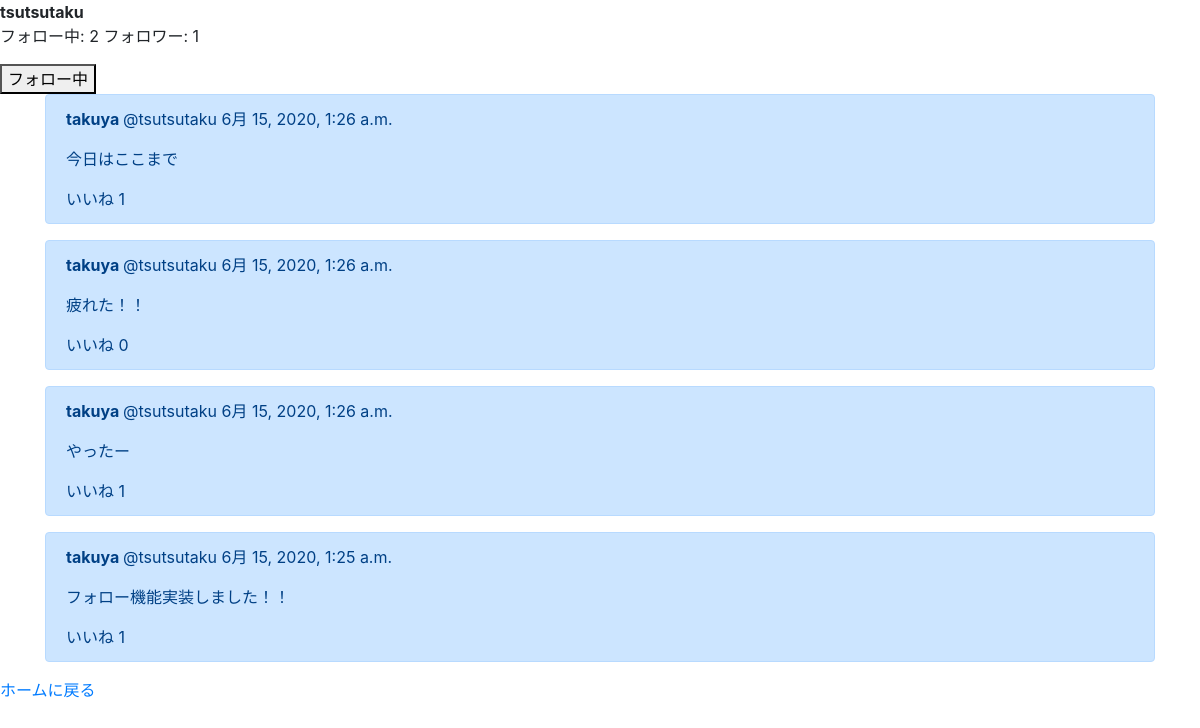
The page /profile/tsutsutaku/ (signed in) on the database its author committed.
### positterapp/models.py (models this page shows, shortened)
class Post(models.Model):
    author = models.ForeignKey(User, on_delete=models.CASCADE)
    text = models.TextField()
    positive_score = models.IntegerField(null=True)
    created_at = models.DateTimeField(default=timezone.now)
    like_num = models.IntegerField(default=0, blank=True)

class Profile(models.Model):
    user = models.OneToOneField(User,
                                on_delete=models.CASCADE,
                                related_name="profile")
    display_name = models.CharField(max_length=20)
    birthday = models.DateField(auto_now=False, null=True, blank=True)

### positterapp/views.py (the view)
# urls.py: path('profile/<str:username>/', views.profilefunc, name='profile'),
def profilefunc(request, username):
    user = get_object_or_404(User, username=username)
    object_list = Post.objects.filter(author=user)
    logined_user = request.user
    if Follow.objects.filter(user=logined_user, follow_id=user).count() == 0:
        is_following = False
    else:
        is_following = True
    like_tf = []
    for i in object_list[::-1]:
        if Like.objects.filter(user=logined_user, post=i).count() == 0:
            like_tf.append(False)
        else:
            like_tf.append(True)
    zip_l = zip(object_list[::-1], like_tf)
    followed_n = Follow.objects.filter(user=user).count()
    follower_n = Follow.objects.filter(follow_id=user).count()
    return render(request, 'profile.html', {
        'user': user,
        'object_list': zip_l,
        'logined_user': logined_user,
         'follower_n': follower_n,
        'followed_n': followed_n,
        'is_following': is_following,
    })

### templates/profile.html (shortened to what this page needs)
{% extends 'base.html' %}
{% block content %}
<b>{{user.username}} </b>
<p>フォロー中: <span id="followed">{{ followed_n }}   </span>フォロワー: <span id="follower">{{ follower_n }}</span></p>
{% if not user.username == logined_user.username %}
{% if is_following %}
<button onclick="follows('{{ user.username }}')" id='follow_button'>フォロー中</button>
{% endif %}
{% endif %}
<div class="container">
    {% for item, tf in object_list %}
    <div class="alert alert-primary" role="alert">
        <p><b>{{item.author.profile.display_name}} </b>@{{item.author}}   {{item.created_at}}</p>
        <p>{{ item.text}}</p>
        {% if tf %}
        <a role="button" onclick="likes('{{ item.pk }}', '{{tf}}')" id='like_{{item.pk}}' style="color: red;">いいね</a>
        <span id="like_num_{{item.pk}}">{{ item.like_num }}</span>
        {% else %}
        <a role="button" onclick="likes('{{ item.pk }}', '{{tf}}')" id='like_{{item.pk}}'>いいね</a>
        <span id="like_num_{{item.pk}}">{{ item.like_num }}</span>
        {% endif %}
    </div>
    {% endfor %}
</div>
<a href="{% url 'home'%}">ホームに戻る</a>
{% endblock content %}

### rows shown on the page
Post: author.profile.display_name "takuya", author "tsutsutaku", created_at "6月 15, 2020, 1:26 a.m.", text "今日はここまで", like_num "1"
Post: author.profile.display_name "takuya", author "tsutsutaku", created_at "6月 15, 2020, 1:26 a.m.", text "疲れた！！", like_num "0"
Post: author.profile.display_name "takuya", author "tsutsutaku", created_at "6月 15, 2020, 1:26 a.m.", text "やったー", like_num "1"
Post: author.profile.display_name "takuya", author "tsutsutaku", created_at "6月 15, 2020, 1:25 a.m.", text "フォロー機能実装しました！！", like_num "1"

### other values the page prints
{{ user.username }} "tsutsutaku"
{{ followed_n }} "2"
{{ follower_n }} "1"
